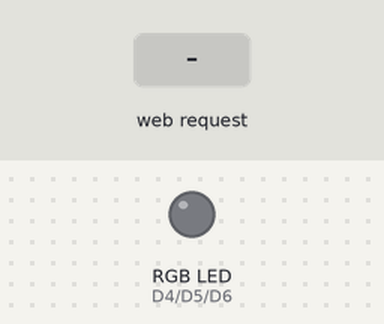
The sketch below on a simulated ESP8266 (NodeMCU). Parts: an RGB LED mixed from three pins (HIGH = lit). Dashed ring = blinking. The test bench sets the inputs (shaded band). Dim RGB values are drawn brighter than linear; WiFi joins after 1.5 s; servers stay silent unless stated; random numbers use the default seed unless the sketch sets one; what the sketch prints to the serial monitor is not drawn.

Above: at 2.7 s.
2.8 s: HTTP request GET /effect?name=fade received
At 2.95 s:
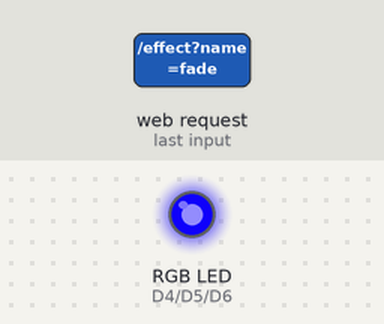
At 3.55 s:
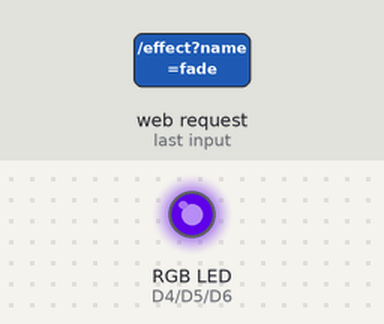
5.8 s: HTTP request GET /set?color=fade received
At 8.6 s:
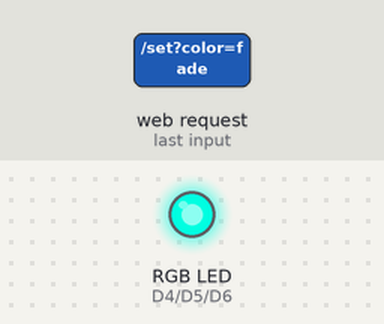
8.8 s: HTTP request GET /effect?name=blink received
At 9.2 s:
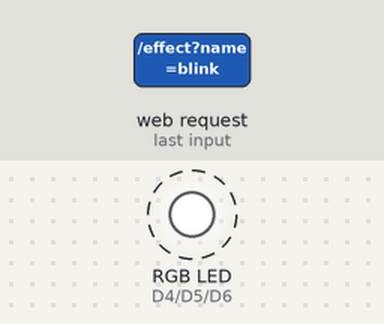
11.8 s: HTTP request GET /effect?name=breathing received
14.8 s: HTTP request GET /effect?name=rainbow received
17.8 s: HTTP request GET /set?color=120&name=120 received
Timing chart, 0 to 21.8 s (numbered marks = the images above; inputs shaded):
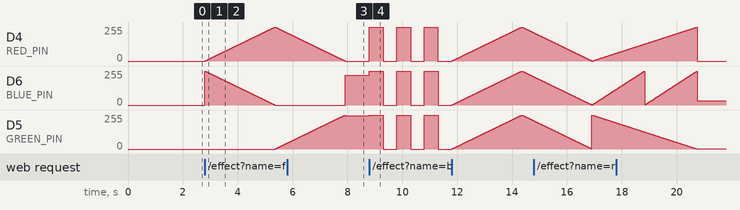

The sketch:

RGB.ino
```cpp
#include <ESP8266WiFi.h>
#include <ESP8266WebServer.h>

// ====== WiFi Settings ======
const char* ssid = "WI FI";       // 🔹 replace with your WiFi SSID
const char* password = "PASSWORD";   // 🔹 replace with your WiFi Password
const char* ap_ssid = "ESP8266";     // DO NOT CHANGE
const char* ap_password = "";            // DO NOT CHANGE

// ====== RGB LED Pins ======
#define RED_PIN   D4
#define GREEN_PIN D5
#define BLUE_PIN  D6

ESP8266WebServer server(80);

// Current RGB values
int redVal = 0, greenVal = 0, blueVal = 0;
bool effectRunning = false;
String currentEffect = "";

// ====== Helper: Set LED color ======
void setColor(int r, int g, int b) {
  // ✅ Common Cathode → direct values
  analogWrite(RED_PIN,   r);
  analogWrite(GREEN_PIN, g);
  analogWrite(BLUE_PIN,  b);
}

// ====== Effects ======
void runEffect() {
  if (!effectRunning) return;

  if (currentEffect == "fade") {
    for (int i = 0; i < 255 && effectRunning; i++) {
      setColor(i, 0, 255 - i);
      delay(10);
    }
    for (int i = 0; i < 255 && effectRunning; i++) {
      setColor(255 - i, i, 0);
      delay(10);
    }
  }
  else if (currentEffect == "blink") {
    setColor(255, 255, 255);
    delay(500);
    setColor(0, 0, 0);
    delay(500);
  }
  else if (currentEffect == "breathing") {
    for (int i = 0; i < 255 && effectRunning; i++) {
      setColor(i, i, i);
      delay(10);
    }
    for (int i = 255; i > 0 && effectRunning; i--) {
      setColor(i, i, i);
      delay(10);
    }
  }
  else if (currentEffect == "rainbow") {
    for (int i = 0; i < 255 && effectRunning; i++) {
      setColor(i, 255 - i, (i * 2) % 255);
      delay(15);
    }
  }
  else if (currentEffect == "wave") {
    for (int i = 0; i < 255 && effectRunning; i++) {
      setColor(sin(i * 0.1) * 127 + 128, cos(i * 0.1) * 127 + 128, sin(i * 0.1 + 2) * 127 + 128);
      delay(20);
    }
  }
  else if (currentEffect == "random") {
    setColor(random(0, 255), random(0, 255), random(0, 255));
    delay(500);
  }
}

// ====== Web Pages ======
void handleRoot() {
  String html = R"rawliteral(
  <!DOCTYPE html>
  <html>
  <head>
    <title>ESP8266 RGB Controller</title>
    <style>
      body { background:#111; color:white; text-align:center; font-family:Arial; }
      button { margin:5px; padding:10px; font-size:18px; border-radius:10px; background:#333; color:white; border:none; }
      input[type=color]{ width:120px; height:60px; border:none; margin:15px; }
    </style>
  </head>
  <body>
    <h2>ESP8266 RGB LED Controller</h2>
    <input type="color" id="colorPicker" value="#ff00ff">
    <br>
    <button onclick="setColor()">Set Solid Color</button>
    <br><br>
    <button onclick="sendEffect('fade')">Fade</button>
    <button onclick="sendEffect('blink')">Blink</button>
    <button onclick="sendEffect('breathing')">Breathing</button>
    <button onclick="sendEffect('rainbow')">Rainbow</button>
    <button onclick="sendEffect('wave')">Wave</button>
    <button onclick="sendEffect('random')">Random Colors</button>
    <button onclick="sendEffect('stop')">Stop Effects</button>

    <script>
      function setColor(){
        let color = document.getElementById("colorPicker").value.substring(1);
        fetch("/set?color=" + color);
      }
      function sendEffect(effect){
        fetch("/effect?name=" + effect);
      }
    </script>
  </body>
  </html>
  )rawliteral";

  server.send(200, "text/html", html);
}

void handleSetColor() {
  effectRunning = false;
  if (server.hasArg("color")) {
    String hex = server.arg("color");
    long number = strtol(hex.c_str(), NULL, 16);

    redVal   = (number >> 16) & 0xFF;
    greenVal = (number >> 8) & 0xFF;
    blueVal  = number & 0xFF;

    setColor(redVal, greenVal, blueVal);

    server.send(200, "text/plain", "Color Set: " + hex);
  }
}

void handleEffect() {
  if (server.hasArg("name")) {
    String name = server.arg("name");
    if (name == "stop") {
      effectRunning = false;
      setColor(redVal, greenVal, blueVal);
    } else {
      effectRunning = true;
      currentEffect = name;
    }
    server.send(200, "text/plain", "Effect: " + name);
  }
}

// ====== Setup ======
void setup() {
  Serial.begin(115200);

  pinMode(RED_PIN, OUTPUT);
  pinMode(GREEN_PIN, OUTPUT);
  pinMode(BLUE_PIN, OUTPUT);
  analogWriteRange(255);

  // Try to connect to home WiFi
  WiFi.begin(ssid, password);
  Serial.print("Connecting to WiFi");
  int timeout = 20; // ~10s
  while (WiFi.status() != WL_CONNECTED && timeout > 0) {
    delay(500);
    Serial.print(".");
    timeout--;
  }

  if (WiFi.status() == WL_CONNECTED) {
    Serial.println("\nConnected to WiFi!");
    Serial.print("IP Address: ");
    Serial.println(WiFi.localIP());
  } else {
    Serial.println("\nWiFi Failed! Starting Access Point...");
    WiFi.softAP(ap_ssid, ap_password);
    Serial.print("Connect to AP, open: http://");
    Serial.println(WiFi.softAPIP());
  }

  server.on("/", handleRoot);
  server.on("/set", handleSetColor);
  server.on("/effect", handleEffect);

  server.begin();
  Serial.println("ESP8266 RGB Controller Ready!");
}

// ====== Loop ======
void loop() {
  server.handleClient();
  runEffect();
}
```

Measured:
- after the input at 2.8 s, D4 (RED_PIN): rises from 0/255 to 255/255 in 2.5 s, then falls to 211/255 in 0.44 s; D5 (GREEN_PIN): moves from 0/255 to 44/255 over 0.43 s, starting after 2.6 s
- after the input at 8.8 s, D4 (RED_PIN), D6 (BLUE_PIN), D5 (GREEN_PIN): alternates 255/255 for 0.50 s and 0/255 for 0.50 s, starting at once
